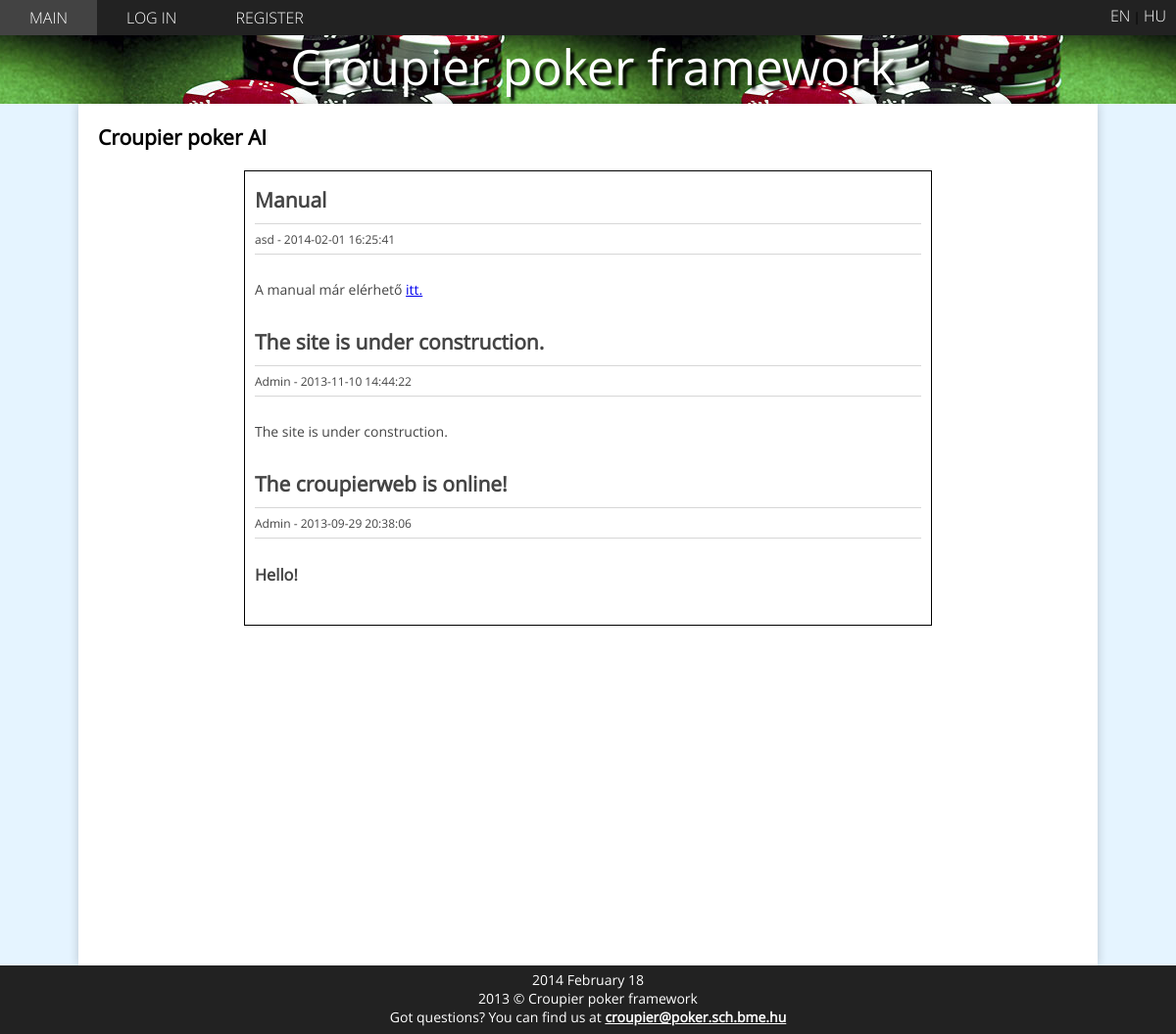
The page / on the database its author committed.
### tables this page shows
CREATE TABLE IF NOT EXISTS `news_posts` (
  `id` int(11) NOT NULL AUTO_INCREMENT,
  `title` varchar(200) NOT NULL,
  `author` varchar(50) NOT NULL,
  `date` datetime NOT NULL,
  `content` text NOT NULL,
  PRIMARY KEY (`id`)
);

### php/include.php (called while the page is built, shortened)
<?php
$tr = NULL;
require "connect_db.php";
require "functions.php";
initTranslate($mysqli);

### php/functions.php (called while the page is built, shortened)
<?php
function SQL($Query)
{
    global $DB;
    $args = func_get_args();
    if (count($args) == 1) {
        $result = $DB->query($Query);
        if ($result == false)
            dieDb();
        else if ($result === true) {
            return true;
        } else if ($result->num_rows) {
            return $result->fetch_all(MYSQLI_ASSOC);
        }
        return null;
    } else {
        if (!$stmt = $DB->prepare($Query))
            dieDb();
        array_shift($args);
        $a = array();
        foreach ($args as $k => &$v)
            $a[$k] = & $v;
        $types = str_repeat("s", count($args));
        array_unshift($a, $types);
        call_user_func_array(array($stmt, 'bind_param'), $a);
        $stmt->execute();
        $metadata = $stmt->result_metadata();
        $out = array();
        $fields = array();
        while (null != ($field = mysqli_fetch_field($metadata))) {
            $fields [] = & $out [$field->name];
        }
        call_user_func_array(array(
            $stmt, "bind_result"
        ), $fields);
        $output = array();
        $count = 0;
        while ($stmt->fetch()) {
            foreach ($out as $k => $v)
                $output [$count] [$k] = $v;
            $count++;
        }
        return ($count == 0) ? null : $output;
    }
}
function initTranslate()
{
    global $tr;
    if ($result = SQL("SELECT identifier, text FROM strings WHERE language = ?", $_SESSION["lang"])) {
        foreach ($result as $row) {
            $tr[$row["identifier"]] = $row["text"];
        }
    }
}

### index.php (the view, shortened to what this page needs)
<?php
require_once "php/include.php";
$currentPage = 0;
$itemsPerPage = 10;
$skipItems = $currentPage * $itemsPerPage;
$items = SQL("SELECT title, author, date, content FROM news_posts
                    ORDER BY date DESC LIMIT ? OFFSET ?", $itemsPerPage, $skipItems);
?>
<!DOCTYPE html>
<html>
<head>
    <?php require "php/head.php"; ?>
</head>
<body>
<?php require "php/header.php"; ?>
<div id="main">
    <h2>Croupier poker AI</h2>
    <div class="postsContainer">
        <?php
        echo '<div id="postSection">';
        foreach ($items as $item) {
            echo '<div class="post">';
            echo "<h2>" . $item["title"] . "</h2>";
            echo '<div class="postHeader">' . $item["author"] . " - " . $item["date"] . "</div>";
            echo '<div class="postContent">' . $item["content"] . '</div>';
            echo '</div>';
        }
        echo '</div>';
        ?>
    </div>
</div>
<footer>
    <?php require "php/footer.php"; ?>
</footer>
</body>
</html>

### php/head.php (shortened to what this page needs)
<link rel="stylesheet" href="/style/jquery-ui.css" />
<link rel="stylesheet" type="text/css" href="/style/main.css">

### php/header.php (shortened to what this page needs)
<div id="header">
    <div id="topmenu">
        <ul>
            <?php
            echo '<li><a href="/">' . $tr["MAIN"] . '</a></li>';
            if ($loggedin) {
                echo '<li><a href="summary.php">' . $tr["SUMMARY"] . '</a></li>';
                echo '<li><a href="my_bots.php">' . $tr["MY_BOTS"] . '</a></li>';
                echo '<li><a href="leaderboards.php">' . $tr["LEADERBOARDS"] . '</a></li>';
                echo '<li><a href="help.php">' . $tr["HELP"] . '</a></li>';
                if ($admin)
                    echo '<li><a href="admin.php">Admin</a></li>';
            } else {
                echo '<li><a href="login.php">' . $tr["LOGIN"] . '</a></li>';
                echo '<li><a href="register.php">' . $tr["REGISTER"] . '</a></li>';
            } ?>
        </ul>
    </div>
    <div id="lang">
        <a href="../setlang.php?lang=en">EN</a> |
        <a href="../setlang.php?lang=hu">HU</a>
    </div>
</div>
<div id="headerTitle">Croupier poker framework</div>

### php/footer.php
<div id="footer">
    <?=date("Y F d")?>
    <br/>
    2013 © Croupier poker framework
    <br/>
    <?php
    echo sprintf($tr["FOOTER_TEXT"], '<a href="mailto:croupier@poker.sch.bme.hu">croupier@poker.sch.bme.hu</a>');
    ?>
</div>

### style/main.css (style rules this page uses)
body { background-color: #e5f4ff; font-family: 'Open Sans', 'sans-serif'; font-size: 14px; margin: 0px; }
#header { background-color: #222222; padding: 0px; font-size: 16px; }
#header ul { list-style-type: none; margin: 0; padding: 0; }
#header li { display: inline-block; padding: 7px 30px; cursor: pointer; vertical-align: middle; }
#header a { color: white; text-decoration: none; font-family: 'Open Sans Light', 'sans-serif'; text-transform: uppercase; font-size: 16px; }
#footer { padding: 5px; text-align: center; background-color: #222222; min-height: 60px; color: white; }
#footer a { color: white; font-weight: 700; }
#main { padding: 20px; margin-left: auto; margin-right: auto; max-width: 1000px; background-color: #ffffff; min-height: 840px; box-shadow: 0px 0px 10px rgba(0, 0, 0, 0.196); }
#main > h2 { margin: 0px 0px 20px 0px; }
#topmenu { display: inline-block; }
#lang { display: inline-block; float: right; margin-right: 10px; font-size: 0.8em; padding-top: 5px; }
#headerTitle { background-image: url('../images/header.jpg'); background-position: 20% -50px; height: 70px; font-size: 50px; color: white; text-shadow: 4px 4px 3px black; line-height: 65px; padding-left: 10px; text-align: center; }
.postsContainer { border: 1px solid black; margin: 0 auto; width: 700px; }
#postSection { background-color: white; padding: 10px; }
.post { margin-bottom: 30px; color: #444444; }
.post>h2 { margin: 5px 0px; }
.postHeader { border-top: 1px solid #d7d7d7; border-bottom: 1px solid #d7d7d7; line-height: 30px; margin: 10px 0px; font-size: 12px; }
.postContent { margin: 26px 0px; }

### rows shown on the page
news_posts: title "Manual", author "asd", date "2014-02-01 16:25:41", content "A manual már elérhető itt."
news_posts: title "The site is under construction.", author "Admin", date "2013-11-10 14:44:22", content "The site is under construction."
news_posts: title "The croupierweb is online!", author "Admin", date "2013-09-29 20:38:06", content "Hello!"

### other values the page prints
$tr["MAIN"] "MAIN"
$tr["LOGIN"] "LOG IN"
$tr["REGISTER"] "REGISTER"
